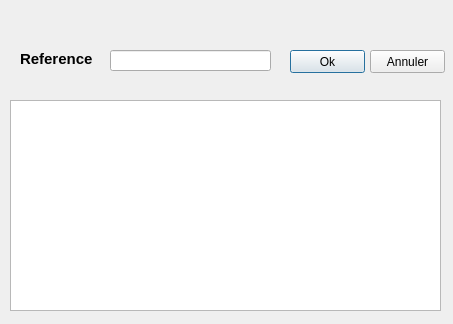
<?xml version="1.0" encoding="UTF-8"?>
<ui version="4.0">
 <class>modification</class>
 <widget class="QDialog" name="modification">
  <property name="geometry">
   <rect>
    <x>0</x>
    <y>0</y>
    <width>453</width>
    <height>324</height>
   </rect>
  </property>
  <property name="windowTitle">
   <string>Modification</string>
  </property>
  <widget class="QLabel" name="label">
   <property name="geometry">
    <rect>
     <x>20</x>
     <y>50</y>
     <width>91</width>
     <height>16</height>
    </rect>
   </property>
   <property name="text">
    <string>&lt;!DOCTYPE HTML PUBLIC &quot;-//W3C//DTD HTML 4.0//EN&quot; &quot;http://www.w3.org/TR/REC-html40/strict.dtd&quot;&gt;
&lt;html&gt;&lt;head&gt;&lt;meta name=&quot;qrichtext&quot; content=&quot;1&quot; /&gt;&lt;style type=&quot;text/css&quot;&gt;
p, li { white-space: pre-wrap; }
&lt;/style&gt;&lt;/head&gt;&lt;body style=&quot; font-family:'MS Shell Dlg 2'; font-size:8.25pt; font-weight:400; font-style:normal;&quot;&gt;
&lt;p style=&quot; margin-top:0px; margin-bottom:0px; margin-left:0px; margin-right:0px; -qt-block-indent:0; text-indent:0px;&quot;&gt;&lt;span style=&quot; font-size:11pt; font-weight:600;&quot;&gt;Reference&lt;/span&gt;&lt;/p&gt;&lt;/body&gt;&lt;/html&gt;</string>
   </property>
  </widget>
  <widget class="QLineEdit" name="refLE">
   <property name="geometry">
    <rect>
     <x>110</x>
     <y>50</y>
     <width>161</width>
     <height>21</height>
    </rect>
   </property>
  </widget>
  <widget class="QTableView" name="modView">
   <property name="geometry">
    <rect>
     <x>10</x>
     <y>100</y>
     <width>431</width>
     <height>211</height>
    </rect>
   </property>
  </widget>
  <widget class="QPushButton" name="modpB">
   <property name="geometry">
    <rect>
     <x>290</x>
     <y>50</y>
     <width>75</width>
     <height>23</height>
    </rect>
   </property>
   <property name="text">
    <string>Ok</string>
   </property>
  </widget>
  <widget class="QPushButton" name="pushButton">
   <property name="geometry">
    <rect>
     <x>370</x>
     <y>50</y>
     <width>75</width>
     <height>23</height>
    </rect>
   </property>
   <property name="text">
    <string>Annuler</string>
   </property>
  </widget>
 </widget>
 <resources/>
 <connections/>
</ui>
